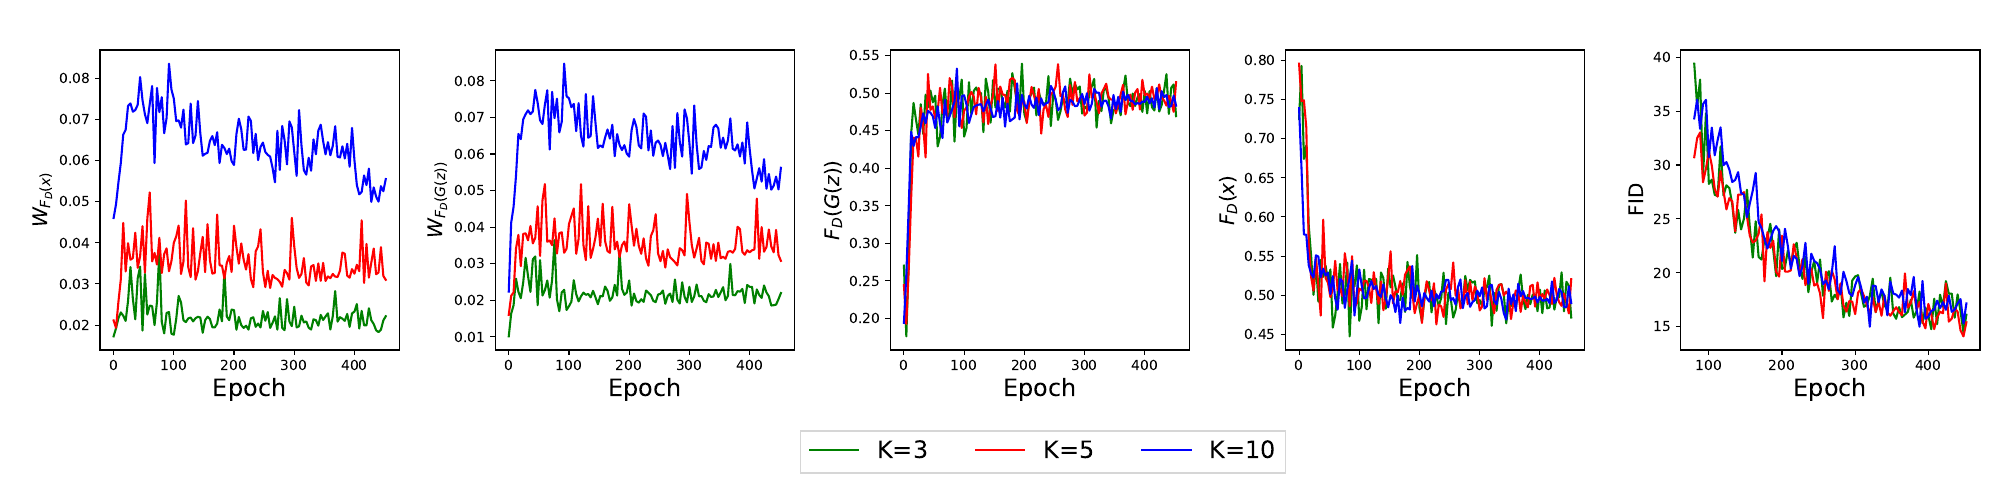

The Python source for this figure:
import matplotlib.pyplot as plt
import os
import pandas as pd

root1 = 'experiments/rfgan'
exp1 = 'rfgan_lossgan1_bagging1_augmentation0_3heads_usemaskD'
exp2 = 'rfgan_lossgan1_bagging1_augmentation0_5heads_usemaskD'
exp3 = 'rfgan_lossgan1_bagging1_augmentation0_10heads_usemaskD'


df1 = pd.read_csv(os.path.join(root1, exp1, exp1 + '.csv'))
df2 = pd.read_csv(os.path.join(root1, exp2, exp2 + '.csv'))
df3 = pd.read_csv(os.path.join(root1, exp3, exp3 + '.csv'))

n = min(df1.shape[0], df2.shape[0], df3.shape[0])

print(n)
df1 = df1.iloc[0:n]
df2 = df2.iloc[0:n]
df3 = df3.iloc[0:n]

epochs = [x * 4 for x in range(n)]

colors = ['green', 'red', 'blue']

fig, axs = plt.subplots(1, 5, sharex=False, sharey=False, figsize=(20, 5))

axs[0].plot(epochs, df1['dx_max_min'], color=colors[0], label='K=3')
axs[0].plot(epochs, df2['dx_max_min'], color=colors[1], label='K=5')
axs[0].plot(epochs, df3['dx_max_min'], color=colors[2], label='K=10')
axs[0].set_xlabel('Epoch', fontsize='xx-large')
axs[0].set_ylabel(r'$W_{F_D(x)}$', fontsize='x-large')

axs[1].plot(epochs, df1['dgz_max_min'], color=colors[0])
axs[1].plot(epochs, df2['dgz_max_min'], color=colors[1])
axs[1].plot(epochs, df3['dgz_max_min'], color=colors[2])
axs[1].set_xlabel('Epoch', fontsize='xx-large')
axs[1].set_ylabel(r'$W_{F_D(G(z))}$', fontsize='x-large')


axs[2].plot(epochs, df1['dgz_mean'], color=colors[0])
axs[2].plot(epochs, df2['dgz_mean'], color=colors[1])
axs[2].plot(epochs, df3['dgz_mean'], color=colors[2])
axs[2].set_xlabel('Epoch', fontsize='xx-large')
axs[2].set_ylabel(r'$F_D(G(z))$', fontsize='x-large')

axs[3].plot(epochs, df1['dx_mean'], color=colors[0])
axs[3].plot(epochs, df2['dx_mean'], color=colors[1])
axs[3].plot(epochs, df3['dx_mean'], color=colors[2])
axs[3].set_xlabel('Epoch', fontsize='xx-large')
axs[3].set_ylabel(r'$F_D(x)$', fontsize='x-large')

n1 = 20
axs[4].plot(epochs[n1:], df1['fid_score'][n1:], color=colors[0])
axs[4].plot(epochs[n1:], df2['fid_score'][n1:], color=colors[1])
axs[4].plot(epochs[n1:], df3['fid_score'][n1:], color=colors[2])
axs[4].set_xlabel('Epoch', fontsize='xx-large')
axs[4].set_ylabel('FID', fontsize='x-large')

handles, labels = axs[0].get_legend_handles_labels()
axs[3].legend(handles=handles, labels=labels, loc='lower center',
              bbox_to_anchor=(-0.81, -0.45), fancybox=False, shadow=False,
              ncol=4, fontsize='xx-large')

plt.subplots_adjust(top=.9, bottom=0.3, right=0.99, left=0.05,
                    hspace=0, wspace=0.32)
plt.savefig('submission/info_in_D_rfgan_K=3_5_10.pdf')
